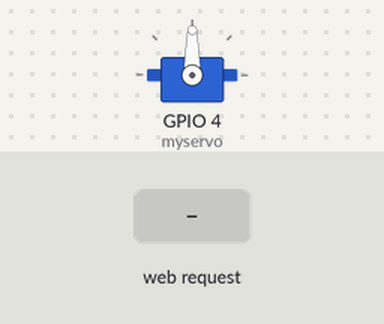
The sketch below on a simulated ESP8266 (NodeMCU). On the bench: servo. The inputs (shaded band) are chosen by the test bench. WiFi joins after 1.5 s; servers stay silent unless stated; what the sketch prints to the serial monitor is not drawn.

Above: at 4.2 s.
4.3 s: HTTP request GET /gpio/1 received
At 5.0 s:
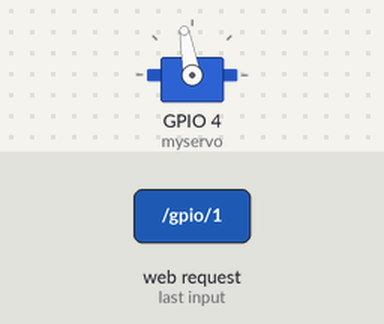
5.8 s: HTTP request GET /gpio/0 received
At 6.2 s:
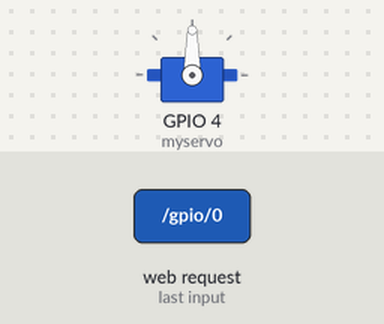
Timing chart, 0 to 8.8 s (numbered marks = the images above; inputs shaded):
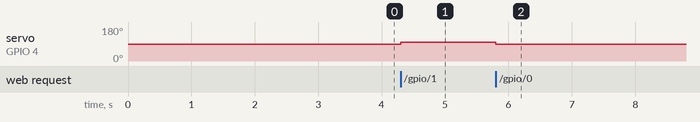

Measured:
- after the input at 4.3 s, servo on GPIO 4 (myservo): 90° → 100° at once
- after the input at 5.8 s, servo on GPIO 4 (myservo): 100° → 90° at once

The sketch:

Control_servo_por_Wifi.ino
```cpp
#include "ESP8266WiFi.h"
#include <Servo.h>

Servo myservo;

const char* ssid = "SSID";
const char* password = "PASSWORD";

WiFiServer server(80);


void setup()
   {  Serial.begin(115200);
      delay(1500);

      myservo.attach(4);

      Serial.print("Connecting to ");
      Serial.println(ssid);
      WiFi.begin(ssid, password);

      while (WiFi.status() != WL_CONNECTED)
         {   delay(500);
             Serial.print(".");
         }
      Serial.println("WiFi connected");

      server.begin();                                // Iniciamos el servidor
      Serial.println("Server started");
      Serial.println(WiFi.localIP());      // Imprimimos la IP
   }


void loop() {

  WiFiClient client = server.available();
  if (!client)
     return;

  Serial.println("new client");
  while(!client.available())
      delay(1);

  String req = client.readStringUntil('\r');
  Serial.println(req);
  client.flush();


  int val;
  if ( req.indexOf("/gpio/0") != -1)
     val = 0;
  else if (req.indexOf("/gpio/1") != -1)
     val = 1;
  else
   { Serial.println("invalid request");
     client.stop();
     return;
   }

  if (val==0) myservo.write(90);
  else if (val==1) myservo.write(100);

  String s = "HTTP/1.1 200 OK\r\nContent-Type: text/html\r\n\r\n<!DOCTYPE HTML>\r\n<html>\r\nGPIO is now ";
  s += (val)?"high":"low";
  s += "</html>\n";

  client.print(s);                    // Enviar el resultado de val al cliente
  delay(1);
  Serial.println("Client disonnected");


}
```
